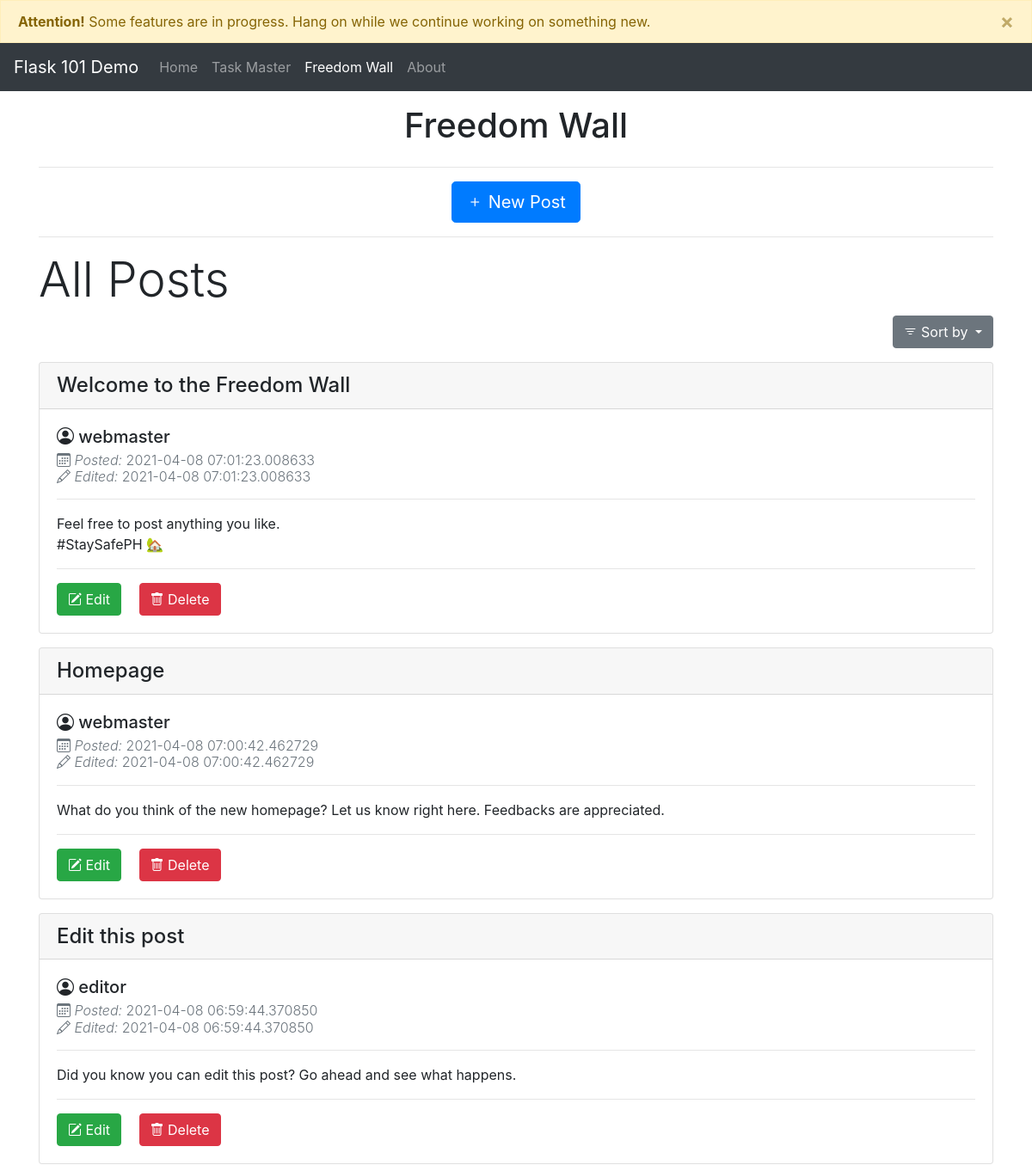
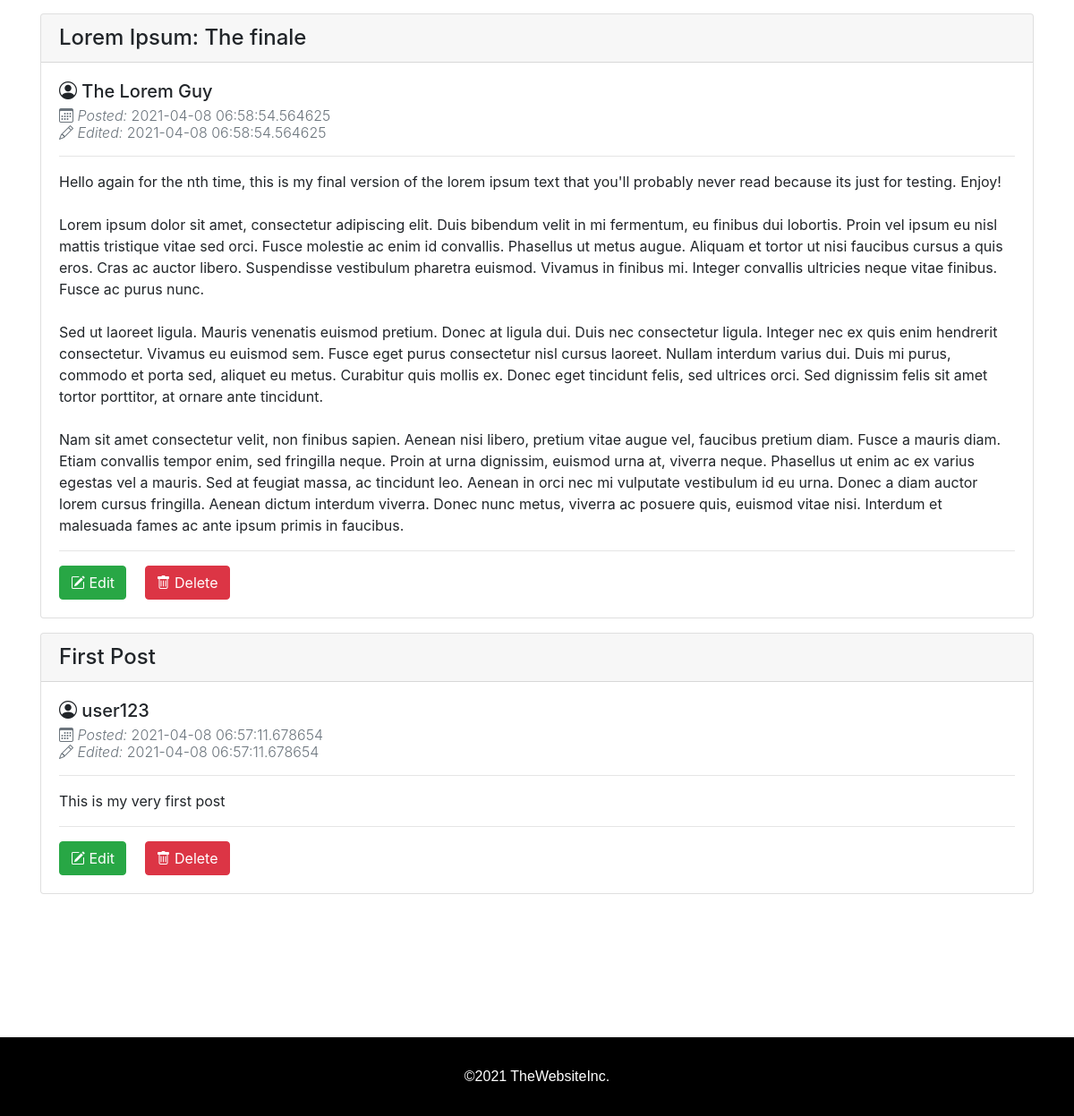
Screenshot of /blog_posts with the database file from the repository (2 pictures, top to bottom).
### app.py (models this page shows, shortened)
class BlogPost(db.Model):
    id = db.Column(db.Integer, primary_key = True)
    title = db.Column(db.String(50), nullable = False)
    content = db.Column(db.Text, nullable=False)
    author = db.Column(db.String(20), nullable=False)
    datePosted = db.Column(db.DateTime, nullable = False , default = datetime.utcnow)
    dateEdited = db.Column(db.String(30), nullable = False, default = datetime.utcnow)

### app.py (the view)
@app.route('/blog_posts', methods=['GET', 'POST'])
def posts():
    if request.method == 'POST':
        post_title = request.form['title']
        post_content = request.form['content']
        post_author = request.form['author']
        new_post = BlogPost(title=post_title, author=post_author, content=post_content)
        db.session.add(new_post)
        db.session.commit()
        return redirect('/blog_posts')
    else:
        all_posts = BlogPost.query.order_by(BlogPost.datePosted.desc()).all()
        return render_template('posts.html', posts=all_posts)

### templates/posts.html (shortened to what this page needs)
{% extends 'base.html' %}
{% block body %}
<h1 class="text-center mt-3">Freedom Wall</h1>
<div class="container">
    <div class="row">
        <div class="col text-center">
            <hr>
            <button type="button" class="btn btn-primary btn-lg" data-toggle="modal" data-target="#newPost">
                <i class="bi bi-plus"></i> New Post
            </button>
        </div>
    </div>
</div>
<div class="container">
    <hr>
    <h1 class="display-4">All Posts</h1>
    <div class="dropdown mb-3 text-right">
        <button class="btn btn-secondary dropdown-toggle" type="button" id="dropdownMenuButton"
            data-toggle="dropdown" aria-haspopup="true" aria-expanded="false">
            <i class="bi bi-filter"></i>  Sort by
        </button>
    </div>
    {% for post in posts %}
    <div class="card mb-3">
        <h4 class="card-header">{{ post.title }}</h4>
        <div class="card-body">
            <h5 class="card-title"> <i class="bi bi-person-circle"></i> {{ post.author }}</h5>
            <h6 class="card-subtitle text-muted font-weight-light">
                <i class="bi bi-calendar3"></i>
                <i>Posted: </i> {{ post.datePosted }}
                <br>
                <i class="bi bi-pencil"></i>
                <i>Edited: </i> {{ post.dateEdited }}
            </h6>
            <hr>
            <p style="white-space: pre-wrap;">{{ post.content }}</p>
            <hr>
            <a href="/blog_edit/{{post.id}}" class="btn btn-success mr-3" role="button"><i class="bi bi-pencil-square"></i> Edit</a>
            <a href="/blog_post_delete/{{post.id}}" class="btn btn-danger" role="button"><i class="bi bi-trash"></i> Delete</a>
        </div>
    </div>
    {% endfor %}
    </div>
{% endblock %}

### rows the page displays
BlogPost: title "Welcome to the Freedom Wall", author "webmaster", datePosted "2021-04-08 07:01:23.008633", dateEdited "2021-04-08 07:01:23.008633", content "Feel free to post anything you like. #StaySafePH 🏡"
BlogPost: title "Homepage", author "webmaster", datePosted "2021-04-08 07:00:42.462729", dateEdited "2021-04-08 07:00:42.462729", content "What do you think of the new homepage? Let us know right here. Feedbacks are appreciated."
BlogPost: title "Edit this post", author "editor", datePosted "2021-04-08 06:59:44.370850", dateEdited "2021-04-08 06:59:44.370850", content "Did you know you can edit this post? Go ahead and see what happens."
BlogPost: title "Lorem Ipsum: The finale", author "The Lorem Guy", datePosted "2021-04-08 06:58:54.564625", dateEdited "2021-04-08 06:58:54.564625", content "Hello again for the nth time, this is my final version of the lorem ipsum text that you'll probably never read because its just for testing. Enjoy! Lorem ipsum dolor sit amet, consectetur adipiscing elit. Duis bibendum velit in mi fermentum, eu finibus dui lobortis. Proin vel ipsum eu nisl mattis tristique vitae sed orci. Fusce molestie ac enim id convallis. Phasellus ut metus augue. Aliquam et tortor ut nisi faucibus cursus a quis eros. Cras ac auctor libero. Suspendisse vestibulum pharetra euismod. Vivamus in finibus mi. Integer convallis ultricies neque vitae finibus. Fusce ac purus nunc. Sed ut laoreet ligula. Mauris venenatis euismod pretium. Donec at ligula dui. Duis nec consectetur…"
BlogPost: title "First Post", author "user123", datePosted "2021-04-08 06:57:11.678654", dateEdited "2021-04-08 06:57:11.678654", content "This is my very first post"
